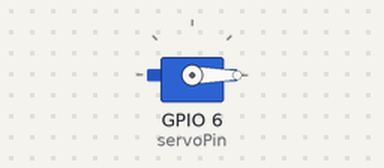
The sketch below on a simulated ESP32. Parts: servo. What the sketch prints to the serial monitor is not drawn.

Above: at 0.05 s.
Timing chart, 0 to 4.9 s (numbered marks = the images above):
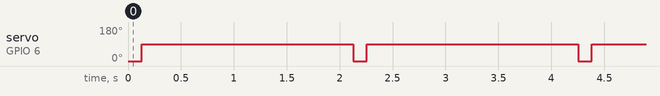

Measured:
- by itself, servo on GPIO 6 (servoPin): alternates 90° for 2.0 s and 0° for 0.13 s

The sketch:

motor-test.ino
```cpp
#include <ESP32Servo.h>

Servo myServo;

const int servoPin = 6;

// Servo PWM values
const int pwmStop = 90;
const int pwmForwardFast = 0;
const int pwmBackwardFast = 180;
const int pwmForwardSlow = 20;
const int pwmBackwardSlow = 160;

float currentAngle = 0;       // current approximate angle
const float maxSpeedDegPerSec = 700.0; // measured full-speed rotation
const float slowSpeedDegPerSec = 120.0; // slower speed for small moves

void setup() {
  myServo.attach(servoPin);
  myServo.write(pwmStop);
  Serial.begin(9600);
}

void loop() {
  // Example usage
  rotateToAngle(90);
  delay(2000);

  rotateToAngle(180);
  delay(2000);

  rotateToAngle(270);
  delay(2000);

  rotateToAngle(0);
  delay(2000);
}

// Rotate to approximate angle
void rotateToAngle(float targetAngle) {
  targetAngle = fmod(targetAngle, 360.0); // wrap around 360
  float delta = targetAngle - currentAngle;

  // Shortest rotation direction
  if (delta > 180) delta -= 360;
  if (delta < -180) delta += 360;

  int pwm;
  float speedDegPerSec;

  if (delta > 0) {
    // Forward
    if (delta < 60) { // small move → slow
      pwm = pwmForwardSlow;
      speedDegPerSec = slowSpeedDegPerSec;
    } else {          // big move → fast
      pwm = pwmForwardFast;
      speedDegPerSec = maxSpeedDegPerSec;
    }
  } else if (delta < 0) {
    // Backward
    delta = -delta; // make delta positive for timing
    if (delta < 60) { // small move → slow
      pwm = pwmBackwardSlow;
      speedDegPerSec = slowSpeedDegPerSec;
    } else {          // big move → fast
      pwm = pwmBackwardFast;
      speedDegPerSec = maxSpeedDegPerSec;
    }
  } else {
    return; // already at target
  }

  // Start rotation
  myServo.write(pwm);

  // Calculate approximate time to rotate
  unsigned long rotationTime = (unsigned long)((delta / speedDegPerSec) * 1000);
  delay(rotationTime);

  // Stop servo
  myServo.write(pwmStop);

  // Update current angle
  currentAngle = targetAngle;
  Serial.print("Current Angle: ");
  Serial.println(currentAngle);
}
```
